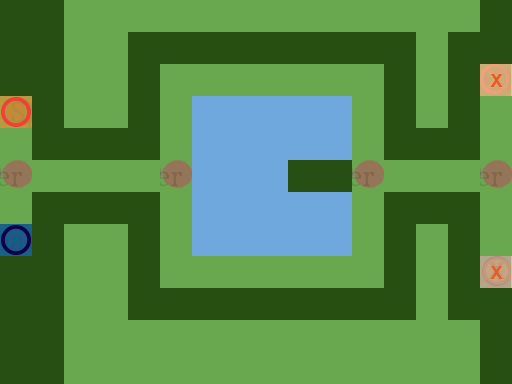

Below is a game level as drawn by its tile map, then a one-line description and the .tmx file that defines it, in full:
An orthogonal 16x12 tile map with 32x32 px tiles, 4 tile layers (Ground, Obstacles, Objects, Solution).

<map version="1.0" orientation="orthogonal" renderorder="right-down" width="16" height="12" tilewidth="32" tileheight="32" nextobjectid="1">
 <tileset firstgid="1" name="TilesetPlaceholder" tilewidth="32" tileheight="32" tilecount="240" columns="10">
  <image source="../Tileset.png" width="320" height="768" />
 </tileset>
 <layer name="Ground" width="16" height="12">
  <data encoding="csv">
1,1,1,1,1,1,1,1,1,1,1,1,1,1,1,1,
1,1,1,1,1,1,1,1,1,1,1,1,1,1,1,1,
1,1,1,1,1,1,1,1,1,1,1,1,1,1,1,1,
1,1,1,1,1,1,5,5,5,5,5,1,1,1,1,1,
1,1,1,1,1,1,5,5,5,5,5,1,1,1,1,1,
1,1,1,1,1,1,5,5,5,42,1,1,1,1,1,1,
1,1,1,1,1,1,5,5,5,5,5,1,1,1,1,1,
1,1,1,1,1,1,5,5,5,5,5,1,1,1,1,1,
1,1,1,1,1,1,1,1,1,1,1,1,1,1,1,1,
1,1,1,1,1,1,1,1,1,1,1,1,1,1,1,1,
1,1,1,1,1,1,1,1,1,1,1,1,1,1,1,1,
1,1,1,1,1,1,1,1,1,1,1,1,1,1,1,1
</data>
 </layer>
 <layer name="Obstacles" width="16" height="12">
  <data encoding="csv">
42,42,0,0,0,0,0,0,0,0,0,0,0,0,0,42,
42,42,0,0,42,42,42,42,42,42,42,42,42,0,42,42,
42,42,0,0,42,0,0,0,0,0,0,0,42,0,42,0,
0,42,0,0,42,0,0,0,0,0,0,0,42,0,42,0,
0,42,42,42,42,0,0,0,0,0,0,0,42,42,42,0,
0,0,0,0,0,0,0,0,0,0,42,0,0,0,0,0,
0,42,42,42,42,0,0,0,0,0,0,0,42,42,42,0,
0,42,0,0,42,0,0,0,0,0,0,0,42,0,42,0,
42,42,0,0,42,0,0,0,0,0,0,0,42,0,42,0,
42,42,0,0,42,42,42,42,42,42,42,42,42,0,42,42,
42,42,0,0,0,0,0,0,0,0,0,0,0,0,0,42,
42,42,0,0,0,0,0,0,0,0,0,0,0,0,0,42
</data>
 </layer>
 <layer name="Objects" width="16" height="12">
  <data encoding="csv">
0,0,0,0,0,0,0,0,0,0,0,0,0,0,0,0,
0,0,0,0,0,0,0,0,0,0,0,0,0,0,0,0,
0,0,0,0,0,0,0,0,0,0,0,0,0,0,0,181,
81,0,0,0,0,0,0,0,0,0,0,0,0,0,0,0,
0,0,0,0,0,0,0,0,0,0,0,0,0,0,0,0,
0,0,0,0,0,0,0,0,0,0,0,0,0,0,0,0,
0,0,0,0,0,0,0,0,0,0,0,0,0,0,0,0,
82,0,0,0,0,0,0,0,0,0,0,0,0,0,0,0,
0,0,0,0,0,0,0,0,0,0,0,0,0,0,0,182,
0,0,0,0,0,0,0,0,0,0,0,0,0,0,0,0,
0,0,0,0,0,0,0,0,0,0,0,0,0,0,0,0,
0,0,0,0,0,0,0,0,0,0,0,0,0,0,0,0
</data>
 </layer>
 <layer name="Solution" width="16" height="12">
  <data encoding="csv">
0,0,0,0,0,0,0,0,0,0,0,0,0,0,0,0,
0,0,0,0,0,0,0,0,0,0,0,0,0,0,0,0,
0,0,0,0,0,0,0,0,0,0,0,0,0,0,0,222,
0,0,0,0,0,0,0,0,0,0,0,0,0,0,0,0,
0,0,0,0,0,0,0,0,0,0,0,0,0,0,0,0,
224,0,0,0,0,224,0,0,0,0,0,224,0,0,0,224,
0,0,0,0,0,0,0,0,0,0,0,0,0,0,0,0,
0,0,0,0,0,0,0,0,0,0,0,0,0,0,0,0,
0,0,0,0,0,0,0,0,0,0,0,0,0,0,0,222,
0,0,0,0,0,0,0,0,0,0,0,0,0,0,0,0,
0,0,0,0,0,0,0,0,0,0,0,0,0,0,0,0,
0,0,0,0,0,0,0,0,0,0,0,0,0,0,0,0
</data>
 </layer>
</map>
